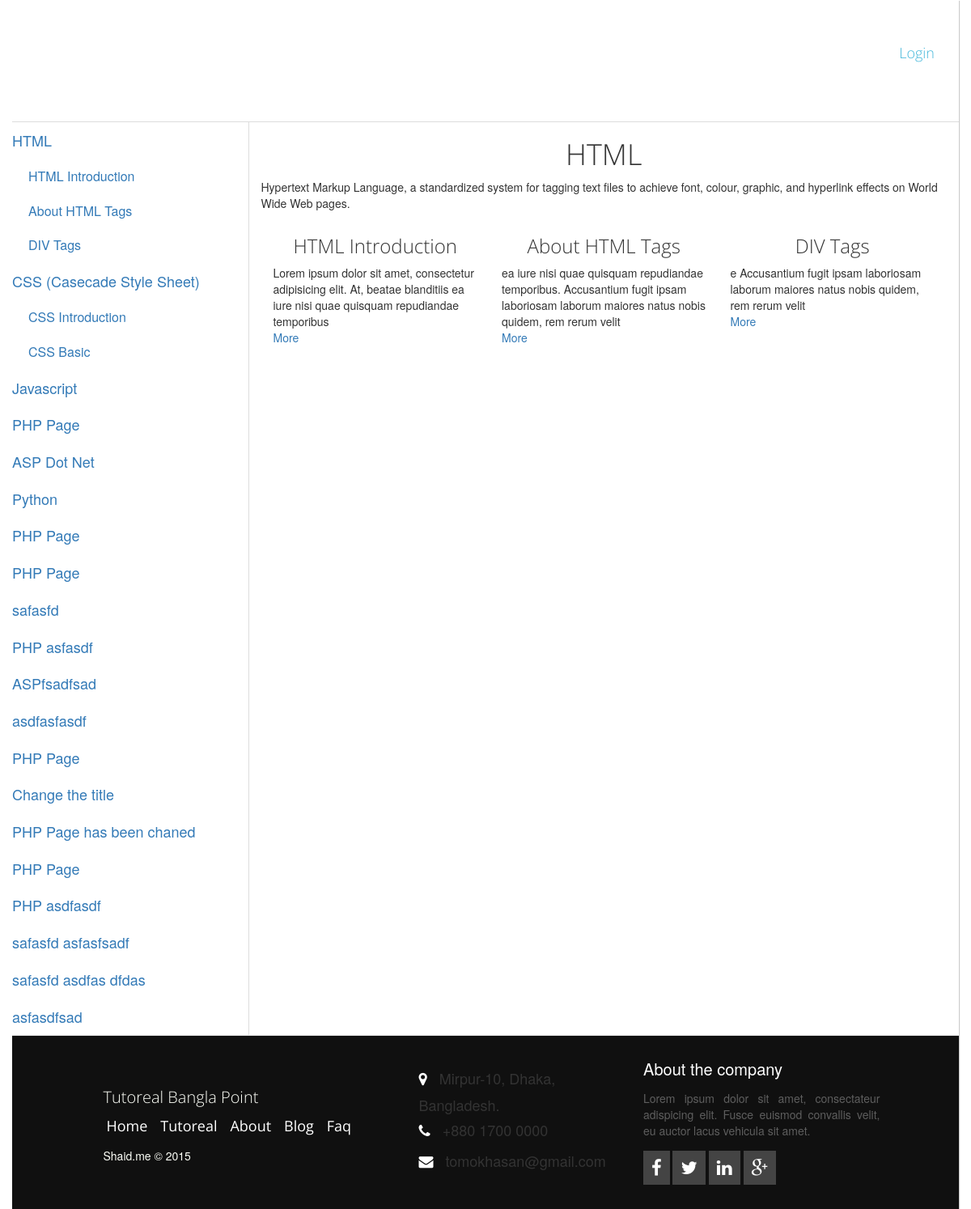
/main-page.php?page=1, run on the app's committed database.
### tables this page shows
CREATE TABLE IF NOT EXISTS `main_page` (
  `id` int(11) NOT NULL AUTO_INCREMENT,
  `user_id` int(11) NOT NULL,
  `name` varchar(50) NOT NULL,
  `desc` text NOT NULL,
  `position` int(11) NOT NULL,
  `date` date NOT NULL,
  PRIMARY KEY (`id`)
);

CREATE TABLE IF NOT EXISTS `sub_page` (
  `id` int(11) NOT NULL AUTO_INCREMENT,
  `user_id` int(11) NOT NULL,
  `main_page_id` int(11) NOT NULL,
  `name` varchar(25) NOT NULL,
  `desc` text NOT NULL,
  `position` int(11) NOT NULL,
  `date` date NOT NULL,
  PRIMARY KEY (`id`)
);

### main-header.php (called while the page is built, shortened)
<?php
if(!isset($page_header)) {
    require_once( ABSPATH . INC . '/load-pages.php' );
}

### index.php (called while the page is built, shortened)
<?php
require(dirname(__FILE__)."/main-header.php");

### core/main-page.php (called while the page is built, shortened)
<?php
class main_page {
    private $table = 'main_page';
    public function get_all_pages(){
        global $main_db;
        $results = $main_db->get_results('SELECT *FROM '.$this->table);
        if($results)
            return $results;
        return NULL;
    }
    public function get_page_by_id( $id ){
        global $main_db;
        $query = $main_db->get_rows("SELECT *FROM ".$this->table." WHERE id=".$id);
        if($query)
            return $query;
        return NULL;
    }
}
$main_page = new main_page();

### core/main-db.php (called while the page is built, shortened)
<?php
class main_db{
    public $host;
    public $dbuser;
    public $connect;
    protected $result;
    function __construct($dbname,$user,$host,$pass)
    {
        $this->dbname = $dbname;
        $this->dbuser = $user;
        $this->host = $host;
        $this->pass = $pass;
    }
    public function connect(){
        $this->connect = mysql_connect($this->host, $this->dbuser, $this->pass);
    }
    private function dbconnect($dbname, $connect){
            $dbconnect =  mysql_select_db($dbname, $connect);
    }
    public function query( $query ) {
        $this->_do_query( $query );
        $this->last_error = mysql_error( $this->connect );
        if ( preg_match( '/^\s*(create|alter|truncate|drop)\s/i', $query ) ) {
            $return_val = $this->result;
        } elseif ( preg_match( '/^\s*(insert|delete|update|replace)\s/i', $query ) ) {
            $this->rows_affected = mysql_affected_rows( $this->connect );
            if ( preg_match( '/^\s*(insert|replace)\s/i', $query ) ) {
                $this->insert_id = mysql_insert_id( $this->connect);
            }
            $return_val = $this->rows_affected;
        }else {
            $num_rows = 0;
            while ( $row = @mysql_fetch_object( $this->result ) ) {
                $this->last_result[$num_rows] = $row;
                $num_rows++;
            }
            $return_val     = $num_rows;
        }
        return $return_val;
    }
    private function _do_query( $query ) {
        $this->result = mysql_query($query, $this->connect);
    }
    public function get_results( $query ) {
        if( $query ) {
            $this->query($query);
        }else {
            return null;
        }
        return $this->last_result;
    }
    public function get_rows( $query ) {
        $return = '';
        if( $query ) {
            $results = $this->get_results( $query );
            if( $results ) {
                foreach ($results as $result) {
                    $return = $result;
                }
            }
        }else {
            return null;
        }
        return $return;
    }
    public function flush() {
        $this->last_result = array();
    }
}

### core/core.php (called while the page is built, shortened)
<?php
function create_db_connect(){
    global $main_db;
    require_once(CORE_F.'/main-db.php');
    if(!$main_db) {
        $main_db = new main_db(DATABASE, USER, HOST, PASSWORD);
    }else{
        return;
    }
}

### core/user.php (called while the page is built, shortened)
<?php
class User {
    private $table = "admin";
    public function get_user_by_username( $username ){
        global $main_db;
        $query = $main_db->get_rows("SELECT *FROM ".$this->table." WHERE username='{$username}' LIMIT 1");
        return NULL;
    }
    public function full_name( $username ){
        $user = $this->get_user_by_username( $username );
        return NULL ;
    }
}

### core/url-access.php (called while the page is built, shortened)
<?php
function is_ssl(){
    $protocol = isset($_SERVER["HTTPS"]) ? 'https:' : 'http:';
    $host = $_SERVER['HTTP_HOST'];
    return $protocol.'//'.$host;
}
function get_root_folder(){
    $pathInPieces = explode('/', $_SERVER['REQUEST_URI']);
    return $pathInPieces[1];
}
function get_home_url(){
    return is_ssl().'/'.get_root_folder();
}

### core/sub-page.php (called while the page is built, shortened)
<?php
class sub_page {
    private $table= "sub_page";
    public function get_page_by_mainPage( $id ){
        global $main_db;
        $query = $main_db->get_results("SELECT *FROM ".$this->table." WHERE main_page_id=".$id);
        if($query)
            return $query;
        return NULL;
    }
}

### public/main-page.php (the view)
<?php include('header.php'); ?>
<?php include("sidebar.php"); ?>
<div class="col-md-9">
   <?php
   global $main_page;
   $subpage = new sub_page();
   $page= $main_page->get_page_by_id($_GET['page']);
   ?>
   <h1 class="title text-center"> <?php echo $page->name; ?> </h1>
   <div class="contents">
      <p> <?php echo $page->desc; ?>  </p>
   </div>
   <div class="related-post">
      <?php
      $subpagess = $subpage->get_page_by_mainPage($page->id);
      if($subpagess !=NULL ) {
         foreach ($subpagess as $single_page): ?>
            <div class="col-md-4">
               <h3 class="title text-center"> <?php echo $single_page->name; ?></h3>
               <div class="page-content">
                  <?php echo $single_page->desc; ?>
                  <p><a href="<?php echo get_home_url(); ?>/sub-page.php?page=<?php echo $single_page->id; ?>">
                        More </a></p>
               </div>
            </div>
         <?php endforeach;
      }else{
         ?>
          <h3 class="title text-center">
             Our Letest posts is comming soon
          </h3>
          <?php } ?>
   </div>
</div>
<?php include('footer.php'); ?>

### public/sidebar.php
<?php
global $main_db, $main_page;
$subpage = new sub_page();
?>
<div class="col-md-3 sidebar">
    <ul class="nav">
        <?php
        $get_all_page = $main_page->get_all_pages();
        if($get_all_page !=NULL ):
            foreach($get_all_page as $page ): ?>
                <li> <a href="<?php echo get_home_url() ?>/main-page.php?page=<?php echo $page->id ?>"> <?php echo $page->name; ?> </span></a>
                    <?php $subpages = $subpage->get_page_by_mainPage( $page->id );
                    if($subpages !=NULL ):
                    ?>
                    <ul class="sub_nav">
                        <?php foreach($subpages as $s_page): ?>
                        <li>  <a href="<?php echo get_home_url() ?>/prices"> <?php echo $s_page->name; ?> </a> </li>
                        <?php endforeach; ?>
                    </ul>
                     <?php endif; ?>
                </li>
        <?php   endforeach;
        endif;
        ?>
    </ul>
</div>

### public/assets/css/style.css (style rules this page uses)
body { margin: 0; padding: 0; }
.title { font-family: 'Open Sans', sans-serif; font-weight: 300; }
.sidebar { margin: 0; padding: 0; min-height: 500px; border-right: 1px solid #ddd; }
.sidebar ul { list-style: none; margin:0; padding:0; width: 100%; }
.sidebar ul li ul { padding-left:20px; }
.sidebar ul li { margin:0; padding:0; }
.sidebar ul li a { padding:10px 5px 10px 0; display: block; margin:0; font-size:18px; text-decoration: none; -webkit-transition: all 0.3s linear 0s; -moz-transition: all 0.3s0.3s linear 0s; -ms-transition: all 0.3s0.3s linear 0s; -o-transition: all 0.3s0.3s linear 0s; transition: all 0.3s0.3s linear 0s; }
.sidebar ul li li a { font-size: 16px; }

### data on the page
main_page: name "HTML", desc "Hypertext Markup Language, a standardized system for tagging text files to achieve font, colour, graphic, and hyperlink effects on World Wide Web pages."
sub_page: name "HTML Introduction", desc "Lorem ipsum dolor sit amet, consectetur adipisicing elit. At, beatae blanditiis ea iure nisi quae quisquam repudiandae temporibus"
sub_page: name "About HTML Tags", desc "ea iure nisi quae quisquam repudiandae temporibus. Accusantium fugit ipsam laboriosam laborum maiores natus nobis quidem, rem rerum velit"
sub_page: name "DIV Tags", desc "e Accusantium fugit ipsam laboriosam laborum maiores natus nobis quidem, rem rerum velit"
main_page: name "CSS (Casecade Style Sheet)"
sub_page: name "CSS Introduction"
sub_page: name "CSS Basic"
main_page: name "Javascript"
main_page: name "PHP Page"
main_page: name "ASP Dot Net"
main_page: name "Python"
main_page: name "PHP Page"
main_page: name "PHP Page"
main_page: name "safasfd"
main_page: name "PHP asfasdf"
main_page: name "ASPfsadfsad"
main_page: name "asdfasfasdf"
main_page: name "PHP Page"
main_page: name "Change the title"
main_page: name "PHP Page has been chaned"
main_page: name "PHP Page"
main_page: name "PHP asdfasdf"
main_page: name "safasfd asfasfsadf"
main_page: name "safasfd asdfas dfdas"
main_page: name "asfasdfsad"
